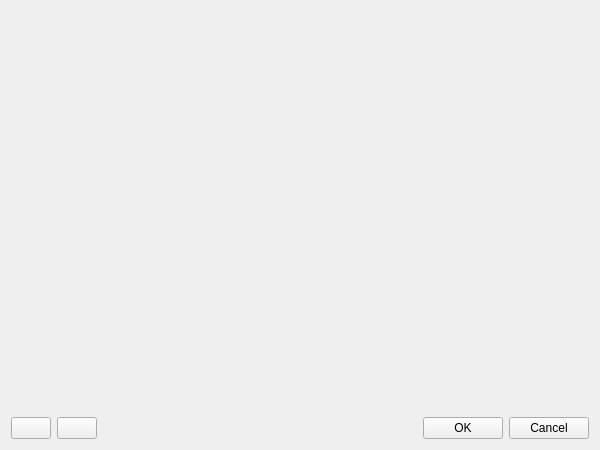
<?xml version="1.0" encoding="UTF-8"?>
<ui version="4.0">
 <class>ColorGradientEditDlg</class>
 <widget class="QDialog" name="ColorGradientEditDlg">
  <property name="geometry">
   <rect>
    <x>0</x>
    <y>0</y>
    <width>600</width>
    <height>450</height>
   </rect>
  </property>
  <property name="windowTitle">
   <string>Color Gradient Editor</string>
  </property>
  <property name="windowIcon">
   <iconset resource="../QtResources/resources.qrc">
    <normaloff>:/GuiFoundation/EZ-logo.svg</normaloff>:/GuiFoundation/EZ-logo.svg</iconset>
  </property>
  <layout class="QVBoxLayout" name="verticalLayout">
   <item>
    <widget class="ezQtColorGradientEditorWidget" name="GradientEditor" native="true"/>
   </item>
   <item>
    <layout class="QHBoxLayout" name="horizontalLayout">
     <item>
      <widget class="QPushButton" name="ButtonUndo">
       <property name="toolTip">
        <string>Undo (Ctrl+Z)</string>
       </property>
       <property name="text">
        <string/>
       </property>
       <property name="icon">
        <iconset resource="../QtResources/resources.qrc">
         <normaloff>:/GuiFoundation/Icons/Undo.svg</normaloff>:/GuiFoundation/Icons/Undo.svg</iconset>
       </property>
       <property name="autoDefault">
        <bool>false</bool>
       </property>
      </widget>
     </item>
     <item>
      <widget class="QPushButton" name="ButtonRedo">
       <property name="toolTip">
        <string>Redo (Ctrl+Y)</string>
       </property>
       <property name="text">
        <string/>
       </property>
       <property name="icon">
        <iconset resource="../QtResources/resources.qrc">
         <normaloff>:/GuiFoundation/Icons/Redo.svg</normaloff>:/GuiFoundation/Icons/Redo.svg</iconset>
       </property>
       <property name="autoDefault">
        <bool>false</bool>
       </property>
      </widget>
     </item>
     <item>
      <spacer name="horizontalSpacer">
       <property name="orientation">
        <enum>Qt::Horizontal</enum>
       </property>
       <property name="sizeHint" stdset="0">
        <size>
         <width>40</width>
         <height>20</height>
        </size>
       </property>
      </spacer>
     </item>
     <item>
      <widget class="QPushButton" name="ButtonOk">
       <property name="text">
        <string>OK</string>
       </property>
       <property name="autoDefault">
        <bool>false</bool>
       </property>
      </widget>
     </item>
     <item>
      <widget class="QPushButton" name="ButtonCancel">
       <property name="text">
        <string>Cancel</string>
       </property>
       <property name="autoDefault">
        <bool>false</bool>
       </property>
      </widget>
     </item>
    </layout>
   </item>
  </layout>
 </widget>
 <customwidgets>
  <customwidget>
   <class>ezQtColorGradientEditorWidget</class>
   <extends>QWidget</extends>
   <header location="global">GuiFoundation/Widgets/ColorGradientEditorWidget.moc.h</header>
   <container>1</container>
  </customwidget>
 </customwidgets>
 <resources>
  <include location="../QtResources/resources.qrc"/>
 </resources>
 <connections/>
</ui>
